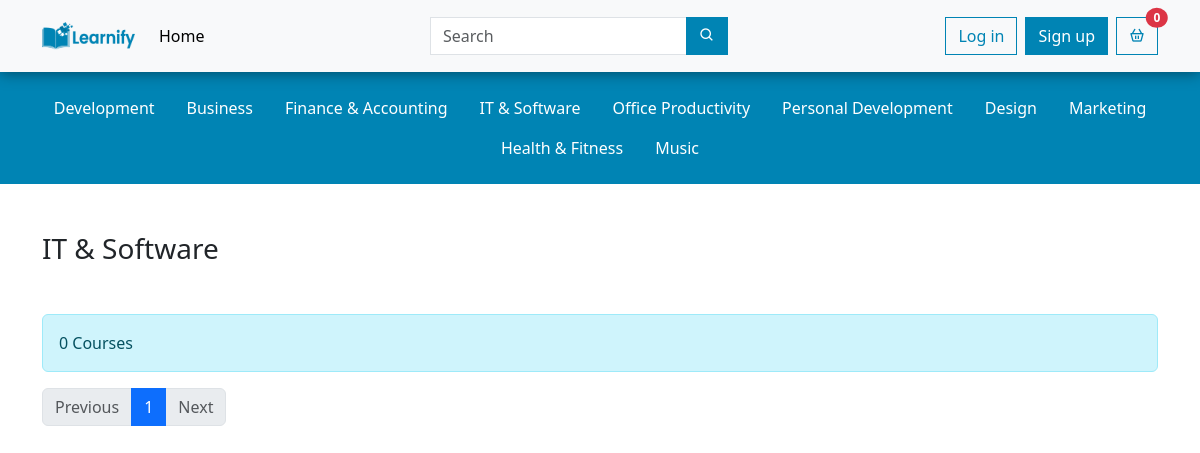
/courses/category/4/, run on an earlier commit of the app's database.
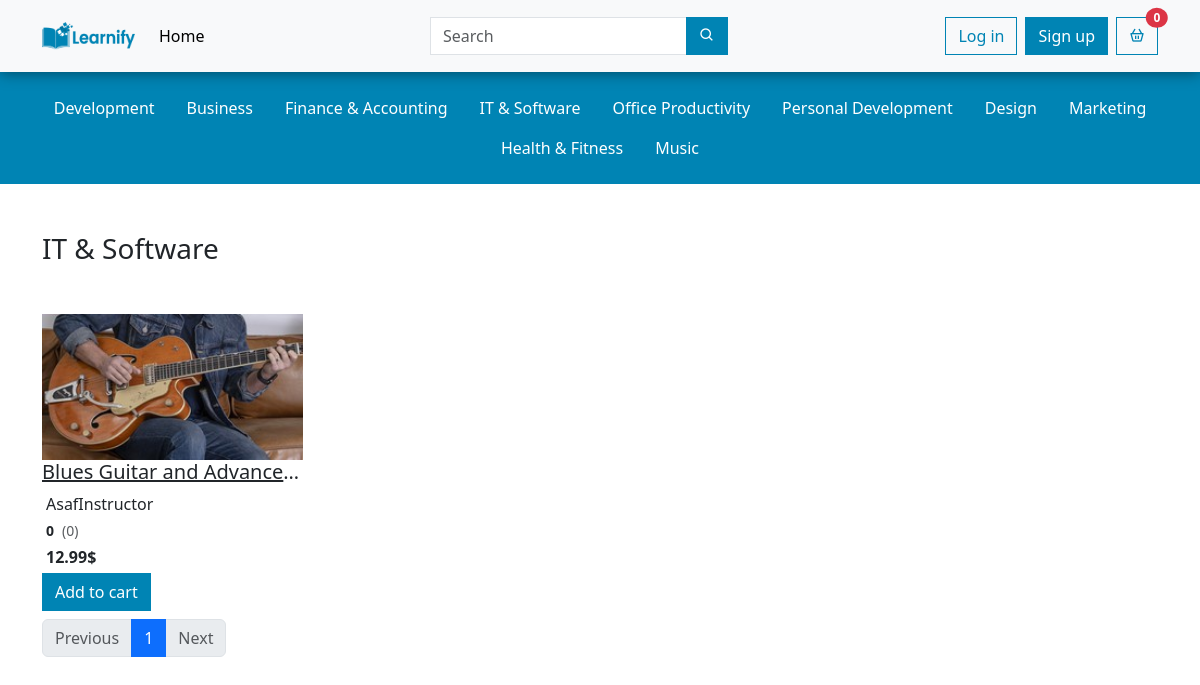
And on a later commit of the database.
### courses/models.py (models this page shows, shortened)
class Category(models.Model):
    name = models.CharField(max_length=255)

class Course(models.Model):
    instructor = models.ForeignKey(User, on_delete=models.CASCADE)
    category = models.ForeignKey(Category, on_delete=models.CASCADE, blank=True, null=True)
    name = models.CharField(max_length=255)
    description = models.TextField()
    price = models.FloatField(default=0.0)
    image = models.ImageField(null=True, blank=True, default='noimage.jpg', upload_to="courses/")
    created_at = models.DateTimeField(auto_now_add=True)
    def get_reviews(self):
        if self.review_set.all() is not None:
            return self.review_set.all()
        return []

### courses/views.py (the view)
# urls.py: path('category/<int:category_id>/', views.category_courses, name='category_courses'),
def category_courses(request, category_id):
    category = get_object_or_404(Category, pk=category_id)
    courses_list = Course.objects.filter(category=category)
    categories = Category.objects.all()
    page_num = request.GET.get("page", 1)
    paginator = Paginator(courses_list, 9)
    try:
        courses = paginator.page(page_num)
    except PageNotAnInteger:
        courses = paginator.page(1)
    except EmptyPage:
        courses = paginator.page(paginator.num_pages)
    context = {"courses": courses, "categories": categories, 'category':category}
    return render(request, "category.html", context)

### courses/templatetags/course_filters.py (called while the page is built)
@register.filter
def average_stars(reviews):
    total_stars = sum(review.stars for review in reviews)
    if len(reviews) == 0:
        return 0
    return total_stars / len(reviews)

### courses/templates/category.html (shortened to what this page needs)
{% extends "layouts/app.html" %}
{% load course_filters %}
{% block content %}
<nav class="nav p-3 justify-content-center bg-primary">
    {% for category in categories %}
        <a class="nav-link text-white link-info" aria-current="page" href="{% url 'category_courses' category.id %}">{{ category.name }}</a>
    {% endfor %}
</nav>
<div class="container my-5">
  <h3 class="mb-5">{{ category.name }}</h3>
{% if courses %}
    <div class="row mb-2">
        {% for course in courses %}
        <div class="card col-md-3 border-0 rounded-0">
            <a href="{% url 'course_detail' course.id %}" class="h-100"><img src="{{ course.image.url }}"
                    class="card-img-top rounded-0" alt="..."></a>
            <div class="card-body p-0">
                <a href="{% url 'course_detail' course.id %}" class="link-dark" title="{{ course.name }}">
                    <h5 class="card-title text-truncate">{{ course.name }}</h5>
                </a>
                <p class="card-text m-1 text-capitalize">{{ course.instructor }}</p>
                <p class="d-flex align-items-center text-muted m-1 small">
                    <strong class="me-2 text-dark">{{ course.get_reviews|average_stars }}</strong>
                    <span>({{ course.get_reviews.count }})</span>
                </p>
                <p class="m-1"><strong>{{ course.price }}$</strong></p>
                <a href="{% url 'cart_add' course.id %}" class="btn btn-primary rounded-0">Add to cart</a>
            </div>
        </div>
        {% endfor %}
    </div>
    {% else %}
    <div class="alert alert-info" role="alert">
        0 Courses
    </div>
    {% endif %}
    <nav aria-label="Page navigation example">
        <ul class="pagination">
          {% if courses.has_previous %}
            <li class="page-item"><a class="page-link" href="?page={{ courses.previous_page_number }}">Previous</a></li>
          {% else %}
            <li class="page-item disabled"><span class="page-link">Previous</span></li>
          {% endif %}
          {% for i in courses.paginator.page_range %}
            {% if courses.number == i %}
              <li class="page-item active"><span class="page-link">{{ i }}</span></li>
            {% else %}
              <li class="page-item"><a class="page-link" href="?page={{ i }}">{{ i }}</a></li>
            {% endif %}
          {% endfor %}
          {% if courses.has_next %}
            <li class="page-item"><a class="page-link" href="?page={{ courses.next_page_number }}">Next</a></li>
          {% else %}
            <li class="page-item disabled"><span class="page-link">Next</span></li>
          {% endif %}
        </ul>
      </nav>
</div>
{% endblock %}

What changed in the data, as far as the page shows it:
now on this page (row edited): Course: image (picture), name "Blues Guitar and Advance…", instructor "AsafInstructor", get_reviews|average_stars "0", get_reviews.count "0", price "12.99"
Also different on the page:
text no longer shown: "0 Courses"
